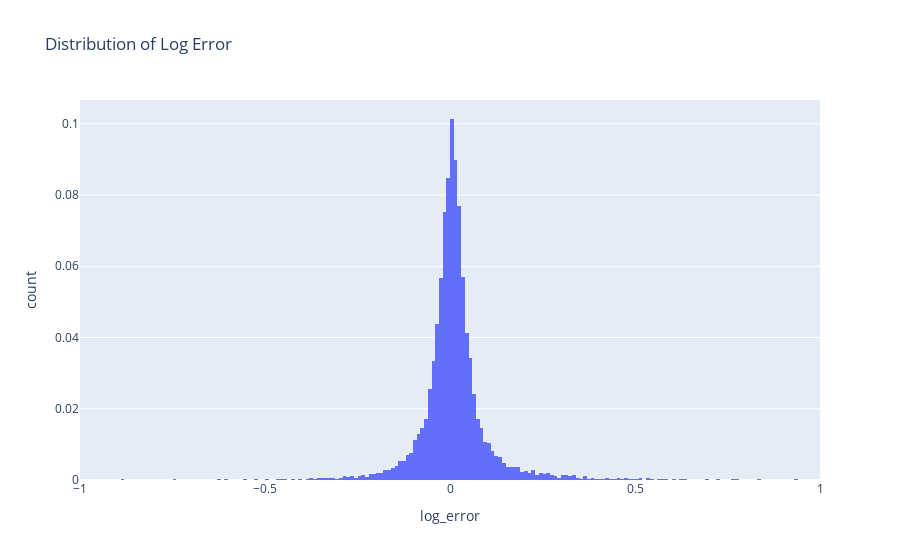

The cell this chart's notebook holds for it:
### Code cell
fig = px.histogram(train,
                   x="log_error",
                   histnorm="probability",
                   range_x=[-1, 1],
                   title="Distribution of Log Error")
fig.show()

### Figure 1 — Plotly figure (JSON) as saved in the notebook; plotly's stock layout.template omitted (floating-point values rounded to 4 significant figures; data arrays with more than 128 entries replaced by an {"elided": "..."} marker saying what was removed)
{"data": [{"alignmentgroup": "True", "bingroup": "x", "histnorm": "probability", "hovertemplate": "log_error=%{x}<br>count=%{y}<extra></extra>", "legendgroup": "", "marker": {"color": "#636efa"}, "name": "", "offsetgroup": "", "orientation": "v", "showlegend": false, "type": "histogram", "x": {"elided": "14810 float values"}, "xaxis": "x", "yaxis": "y"}], "layout": {"barmode": "relative", "legend": {"tracegroupgap": 0}, "title": {"text": "Distribution of Log Error"}, "xaxis": {"anchor": "y", "domain": [0, 1], "range": [-1, 1], "title": {"text": "log_error"}}, "yaxis": {"anchor": "x", "domain": [0, 1], "title": {"text": "count"}}}}
